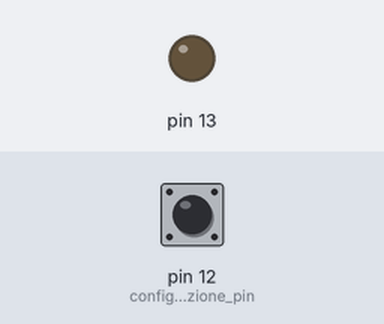
A sketch run on a simulated Arduino Uno, built with avr-gcc and run on an emulated ATmega328P. On the bench: output pins drawn as LEDs (lit = HIGH). Inputs (shaded band) come from the test bench; at power-on: pin 12 (configurazione_pin) HIGH.

Above: at 1.2 s.
1.3 s: pin 12 (configurazione_pin) pulled LOW for 0.15 s
At 1.6 s:
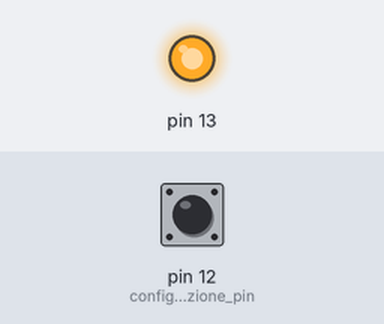
4.4 s: pin 12 (configurazione_pin) pulled LOW for 1 s
At 6.7 s:
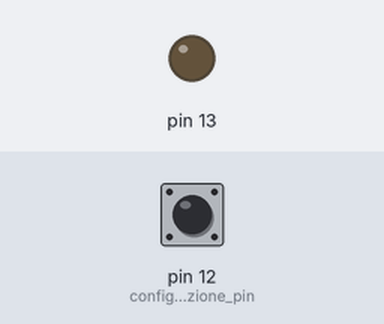
7.9 s: pin 12 (configurazione_pin) pulled LOW for 3.2 s
At 9.0 s:
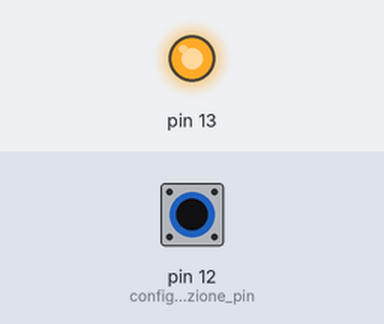
Timing chart, 0 to 13.4 s (numbered marks = the images above; inputs shaded):
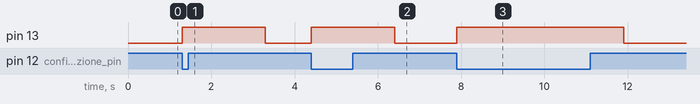

The sketch:

prova1.ino
```cpp
void setup() {
  pinMode(13, OUTPUT);
  pinMode(12, INPUT_PULLUP);//configurazione pin
}

void loop() {
  if(digitalRead(12)==LOW){
    digitalWrite(13,HIGH);
    delay(2000);
  }
  else
    digitalWrite(13,LOW);
}
```

Measured:
- after the input at 1.3 s, pin 13: LOW → HIGH at once, → LOW 2.0 s later
- after the input at 4.4 s, pin 13: LOW → HIGH at once, → LOW 2.0 s later
- after the input at 7.9 s, pin 13: LOW → HIGH at once, → LOW 4.0 s later
